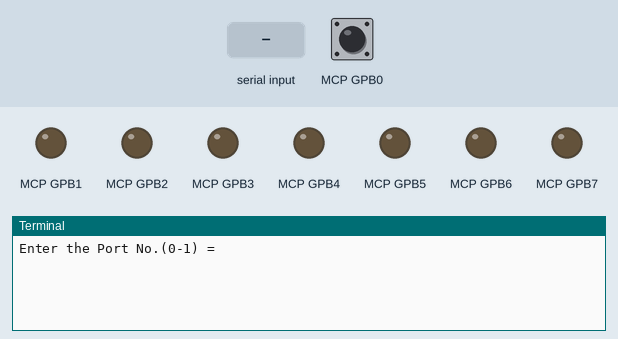
Simulated run of this program. Board: Raspberry Pi (BCM pin numbers). Shown: output pins drawn as LEDs (lit = HIGH), the last lines printed to the terminal. Inputs (shaded band) come from the test bench; at power-on: MCP GPB0 HIGH. Library files of the repository ran but are not shown: MCP23017.py.

Above: at 1.2 s.
1.3 s: "1" typed at the terminal
At 2.2 s:
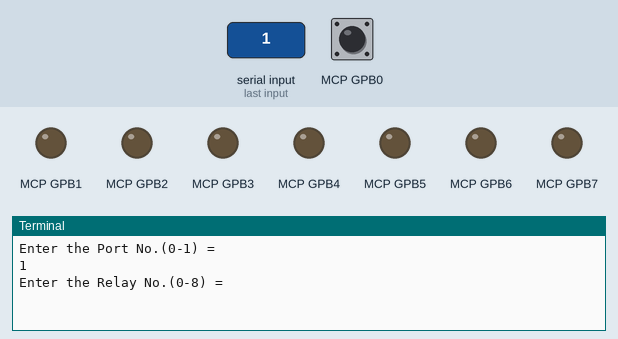
2.8 s: "0" typed at the terminal
At 3.01 s:
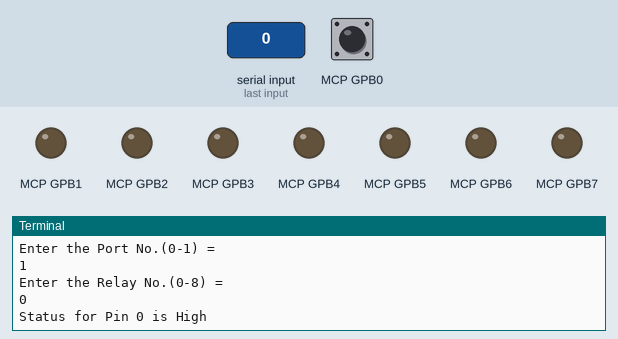
4.6 s: "2" typed at the terminal
Timing chart, 0 to 7.6 s (numbered marks = the images above; inputs shaded):
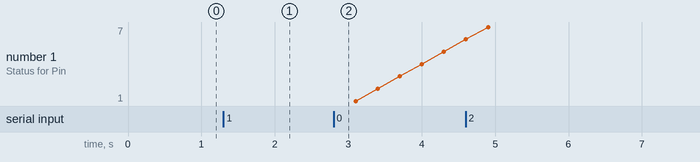

The program:

Relay_PULL_UP.py
```python
# (licence header left out)
import time

from MCP23017 import MCP23017
mcp23017 = MCP23017()

while True :
	mcp23017.select_port()
	mcp23017.select_relay()
	mcp23017.set_input_dir()
	mcp23017.pull_up_config()
	mcp23017.check_status()
	print " ******************************* "
	time.sleep(0.2)
```

Measured:
- after the input at 1.3 s, the terminal: prints a new line at once (image 1)
- after the input at 2.8 s, the terminal: prints a new line at once (image 2)
